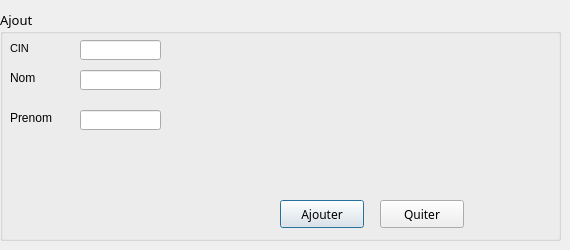
      <widget class="QWidget" name="tab_3">
       <attribute name="title">
        <string>Ajouter</string>
       </attribute>
       <widget class="QGroupBox" name="groupBox_2">
        <property name="geometry">
         <rect>
          <x>0</x>
          <y>10</y>
          <width>561</width>
          <height>231</height>
         </rect>
        </property>
        <property name="font">
         <font>
          <family>MS Reference Sans Serif</family>
          <pointsize>10</pointsize>
          <weight>50</weight>
          <bold>false</bold>
         </font>
        </property>
        <property name="styleSheet">
         <string notr="true">QTextEdit, QListView {
    background-color: white;
    background-image: url(draft.png);
    background-attachment: fixed;
}</string>
        </property>
        <property name="title">
         <string>Ajout</string>
        </property>
        <widget class="QLabel" name="label_5">
         <property name="geometry">
          <rect>
           <x>10</x>
           <y>30</y>
           <width>41</width>
           <height>16</height>
          </rect>
         </property>
         <property name="font">
          <font>
           <family>MS Shell Dlg 2</family>
           <pointsize>8</pointsize>
           <weight>50</weight>
           <bold>false</bold>
          </font>
         </property>
         <property name="styleSheet">
          <string notr="true">QLabel 
{
rgb(255, 255, 255)
font: 8pt &quot;MS Shell Dlg 2&quot;;}</string>
         </property>
         <property name="text">
          <string>CIN</string>
         </property>
        </widget>
        <widget class="QLineEdit" name="LineEdit_Id">
         <property name="geometry">
          <rect>
           <x>80</x>
           <y>30</y>
           <width>81</width>
           <height>20</height>
          </rect>
         </property>
         <property name="styleSheet">
          <string notr="true"/>
         </property>
        </widget>
        <widget class="QLabel" name="label_30">
         <property name="geometry">
          <rect>
           <x>10</x>
           <y>60</y>
           <width>51</width>
           <height>16</height>
          </rect>
         </property>
         <property name="text">
          <string>Nom</string>
         </property>
        </widget>
        <widget class="QLineEdit" name="LineEdit_Nom">
         <property name="geometry">
          <rect>
           <x>80</x>
           <y>60</y>
           <width>81</width>
           <height>20</height>
          </rect>
         </property>
        </widget>
        <widget class="QPushButton" name="ajouter">
         <property name="geometry">
          <rect>
           <x>280</x>
           <y>190</y>
           <width>84</width>
           <height>28</height>
          </rect>
         </property>
         <property name="font">
          <font>
           <family>MS Reference Sans Serif</family>
          </font>
         </property>
         <property name="focusPolicy">
          <enum>Qt::StrongFocus</enum>
         </property>
         <property name="styleSheet">
          <string notr="true">QPushButton::hover
{
	background-color: qlineargradient(spread:pad, x1:0, y1:0.511, x2:1, y2:0.511, stop:0 rgba(0, 207, 179, 255),stop:1 rgb(108, 135, 255));

}</string>
         </property>
         <property name="text">
          <string>Ajouter</string>
         </property>
         <property name="default">
          <bool>true</bool>
         </property>
        </widget>
        <widget class="QPushButton" name="quitter_ajouter">
         <property name="geometry">
          <rect>
           <x>380</x>
           <y>190</y>
           <width>84</width>
           <height>28</height>
          </rect>
         </property>
         <property name="font">
          <font>
           <family>MS Reference Sans Serif</family>
          </font>
         </property>
         <property name="contextMenuPolicy">
          <enum>Qt::NoContextMenu</enum>
         </property>
         <property name="styleSheet">
          <string notr="true">QPushButton::hover
{
	background-color: qlineargradient(spread:pad, x1:0, y1:0.511, x2:1, y2:0.511, stop:0 rgba(0, 207, 179, 255),stop:1 rgb(108, 135, 255));

}</string>
         </property>
         <property name="text">
          <string>Quiter</string>
         </property>
         <property name="autoDefault">
          <bool>false</bool>
         </property>
         <property name="default">
          <bool>false</bool>
         </property>
         <property name="flat">
          <bool>false</bool>
         </property>
        </widget>
        <widget class="QLabel" name="label_32">
         <property name="geometry">
          <rect>
           <x>10</x>
           <y>100</y>
           <width>51</width>
           <height>16</height>
          </rect>
         </property>
         <property name="text">
          <string>Prenom</string>
         </property>
        </widget>
        <widget class="QLineEdit" name="LineEdit_Prenom">
         <property name="geometry">
          <rect>
           <x>80</x>
           <y>100</y>
           <width>81</width>
           <height>20</height>
          </rect>
         </property>
        </widget>
       </widget>
      </widget>
